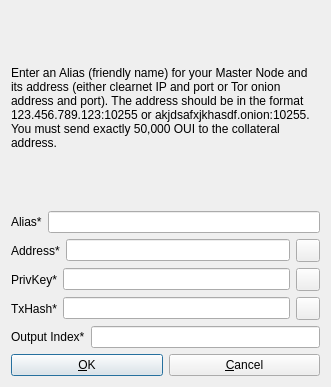
<?xml version="1.0" encoding="UTF-8"?>
<ui version="4.0">
 <class>AddEditAdrenalineNode</class>
 <widget class="QDialog" name="AddEditAdrenalineNode">
  <property name="geometry">
   <rect>
    <x>0</x>
    <y>0</y>
    <width>331</width>
    <height>387</height>
   </rect>
  </property>
  <property name="windowTitle">
   <string>Add/Edit OuiCoin Node</string>
  </property>
  <property name="modal">
   <bool>true</bool>
  </property>
  <layout class="QVBoxLayout" name="verticalLayout">
   <item>
    <widget class="QLabel" name="label_9">
     <property name="sizePolicy">
      <sizepolicy hsizetype="Preferred" vsizetype="Expanding">
       <horstretch>0</horstretch>
       <verstretch>0</verstretch>
      </sizepolicy>
     </property>
     <property name="text">
      <string>&lt;html&gt;&lt;head/&gt;&lt;body&gt;&lt;p&gt;Enter an Alias (friendly name) for your Master Node and its address (either clearnet IP and port or Tor onion address and port). The address should be in the format 123.456.789.123:10255 or akjdsafxjkhasdf.onion:10255. You must send exactly 50,000 OUI to the collateral address.&lt;/p&gt;&lt;/body&gt;&lt;/html&gt;</string>
     </property>
     <property name="wordWrap">
      <bool>true</bool>
     </property>
    </widget>
   </item>
   <item>
    <layout class="QHBoxLayout" name="horizontalLayout_4">
     <property name="bottomMargin">
      <number>0</number>
     </property>
     <item>
      <widget class="QLabel" name="label_4">
       <property name="text">
        <string>Alias*</string>
       </property>
      </widget>
     </item>
     <item>
      <widget class="QLineEdit" name="aliasLineEdit"/>
     </item>
    </layout>
   </item>
   <item>
    <layout class="QHBoxLayout" name="horizontalLayout_5">
     <property name="bottomMargin">
      <number>0</number>
     </property>
     <item>
      <widget class="QLabel" name="label_6">
       <property name="text">
        <string>Address*</string>
       </property>
      </widget>
     </item>
     <item>
      <widget class="QLineEdit" name="addressLineEdit"/>
     </item>
     <item>
      <widget class="QToolButton" name="AddEditAddressPasteButton">
       <property name="toolTip">
        <string>Paste address from clipboard</string>
       </property>
       <property name="text">
        <string/>
       </property>
       <property name="icon">
        <iconset resource="../bitcoin.qrc">
         <normaloff>:/icons/editpaste</normaloff>:/icons/editpaste</iconset>
       </property>
       <property name="shortcut">
        <string>Alt+P</string>
       </property>
      </widget>
     </item>
    </layout>
   </item>
   <item>
    <layout class="QHBoxLayout" name="horizontalLayout_3">
     <property name="bottomMargin">
      <number>0</number>
     </property>
     <item>
      <widget class="QLabel" name="label_5">
       <property name="text">
        <string>PrivKey*</string>
       </property>
      </widget>
     </item>
     <item>
      <widget class="QLineEdit" name="privkeyLineEdit"/>
     </item>
     <item>
      <widget class="QToolButton" name="AddEditPrivkeyPasteButton">
       <property name="toolTip">
        <string>Paste address from clipboard</string>
       </property>
       <property name="text">
        <string/>
       </property>
       <property name="icon">
        <iconset resource="../bitcoin.qrc">
         <normaloff>:/icons/editpaste</normaloff>:/icons/editpaste</iconset>
       </property>
       <property name="shortcut">
        <string>Alt+P</string>
       </property>
      </widget>
     </item>
    </layout>
   </item>
   <item>
    <layout class="QHBoxLayout" name="horizontalLayout_2">
     <property name="bottomMargin">
      <number>0</number>
     </property>
     <item>
      <widget class="QLabel" name="label_2">
       <property name="text">
        <string>TxHash*</string>
       </property>
      </widget>
     </item>
     <item>
      <widget class="QLineEdit" name="txhashLineEdit"/>
     </item>
     <item>
      <widget class="QToolButton" name="AddEditTxhashPasteButton">
       <property name="toolTip">
        <string>Paste address from clipboard</string>
       </property>
       <property name="text">
        <string/>
       </property>
       <property name="icon">
        <iconset resource="../bitcoin.qrc">
         <normaloff>:/icons/editpaste</normaloff>:/icons/editpaste</iconset>
       </property>
       <property name="shortcut">
        <string>Alt+P</string>
       </property>
      </widget>
     </item>
    </layout>
   </item>
   <item>
    <layout class="QHBoxLayout" name="horizontalLayout_8">
     <property name="bottomMargin">
      <number>0</number>
     </property>
     <item>
      <widget class="QLabel" name="label_8">
       <property name="text">
        <string>Output Index*</string>
       </property>
      </widget>
     </item>
     <item>
      <widget class="QLineEdit" name="outputindexLineEdit"/>
     </item>
    </layout>
   </item>
   <item>
    <layout class="QHBoxLayout" name="horizontalLayout_Buttons">
     <item>
      <widget class="QPushButton" name="okButton">
       <property name="text">
        <string>&amp;OK</string>
       </property>
      </widget>
     </item>
     <item>
      <widget class="QPushButton" name="cancelButton">
       <property name="text">
        <string>&amp;Cancel</string>
       </property>
       <property name="autoDefault">
        <bool>false</bool>
       </property>
      </widget>
     </item>
    </layout>
   </item>
  </layout>
 </widget>
 <resources>
  <include location="../bitcoin.qrc"/>
 </resources>
 <connections/>
</ui>
